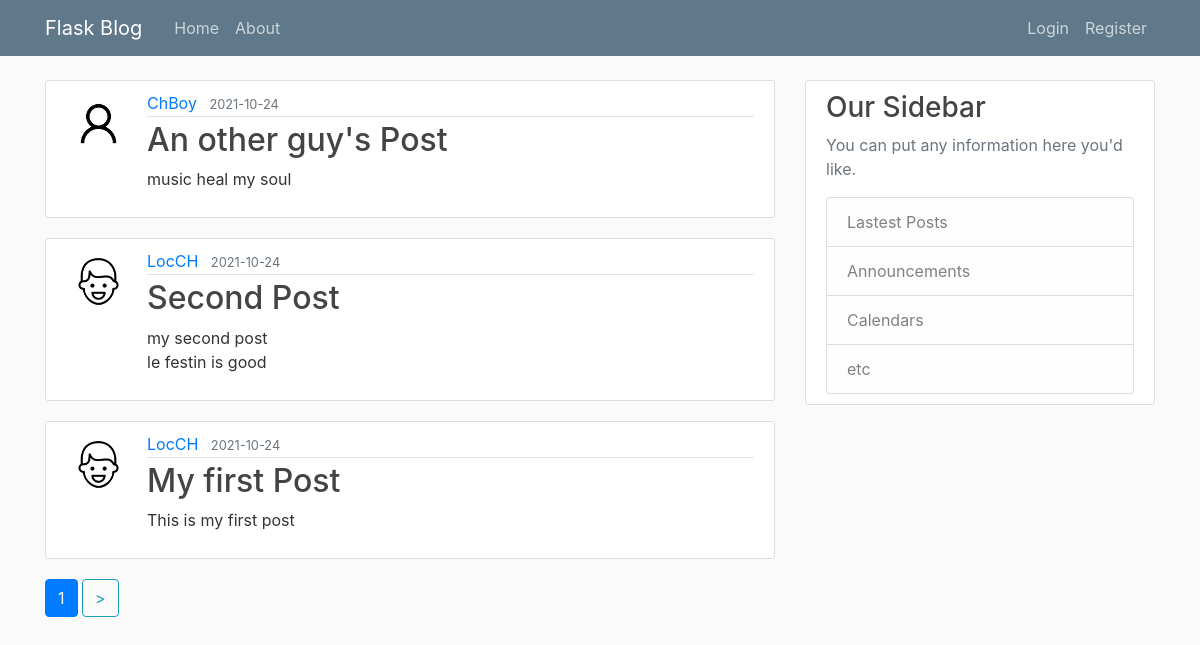
Page /home on the earlier database version.
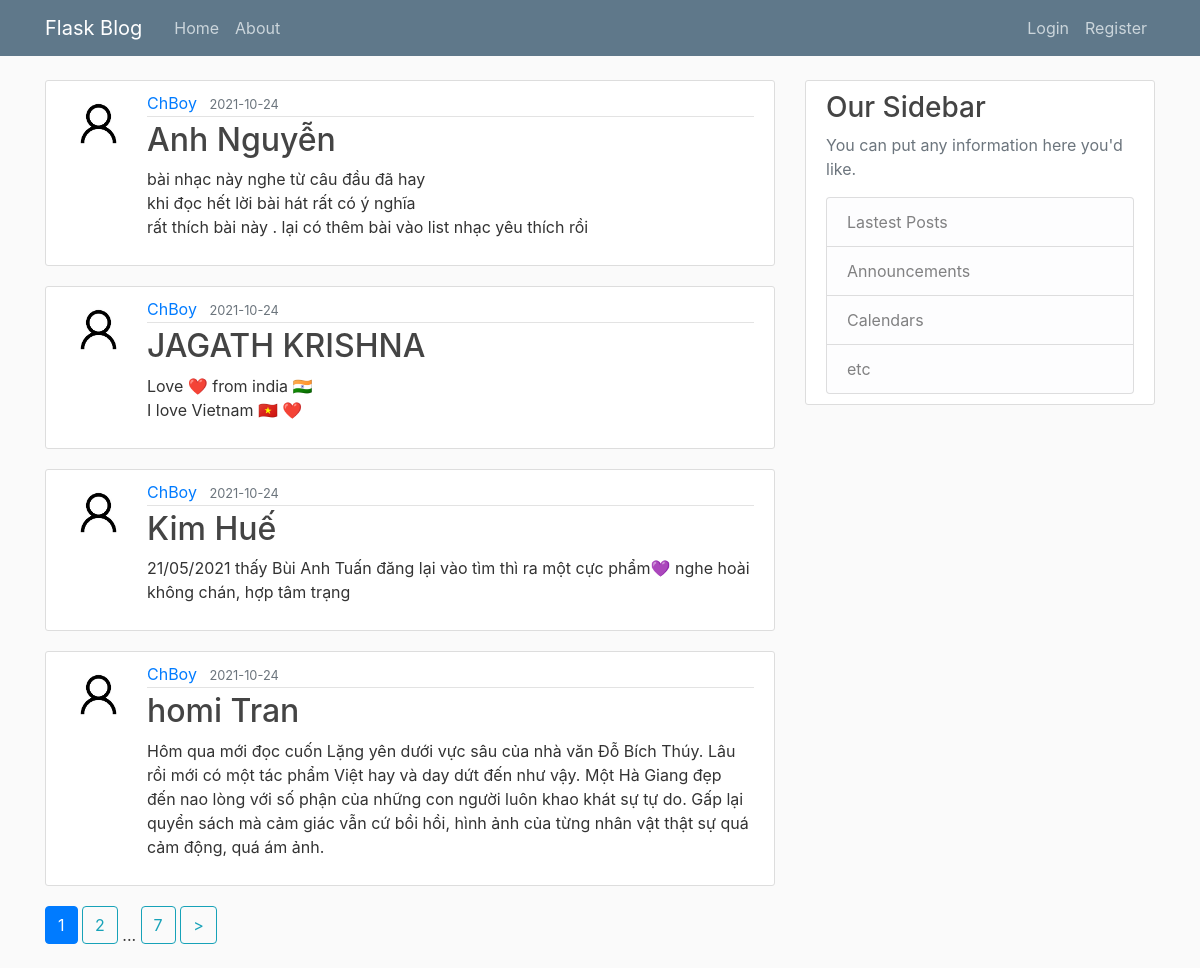
Same page on the later database version.
### flaskblog/models.py (models this page shows, shortened)
class Post(db.Model):
    id = db.Column(db.Integer,primary_key = True)
    title = db.Column(db.String(100),nullable = False)
    date_posted = db.Column(db.DateTime,nullable = False,default = datetime.utcnow)
    content = db.Column(db.Text,nullable = False)
    user_id = db.Column(db.Integer,db.ForeignKey('user.id'),nullable = False) # reference to the 'user' table

class User(db.Model,UserMixin):
    id = db.Column(db.Integer,primary_key = True)
    username = db.Column(db.String(20),unique = True,nullable = False)
    email = db.Column(db.String(120),unique = True,nullable = False)
    image_file = db.Column(db.String(20),nullable = False,default = 'default.jpg')
    password = db.Column(db.String(60),nullable = True)
    posts = db.relationship('Post',backref ='author',lazy = True)

### flaskblog/routes.py (the view)
@app.route("/")
@app.route("/home")
@swag_from('./docs/homePage.yml')
def home():
    page = request.args.get('page',1,type = int) # find in path  page query, default value = 1
    posts = Post.query.order_by(Post.date_posted.desc()).paginate(page = page,per_page = 4) # paginate each page 4 posts
    return render_template('home.html', posts = posts),200

### flaskblog/templates/home.html (shortened to what this page needs)
{% extends 'layout.html'%}
{% block content %}
{% for post in posts.items %}
    <article class='media content-section'>
        <img class = 'rounded-circle article-img' src = "{{url_for('static',filename='profile_pics/' + post.author.image_file)}}">
        <div class='media-body'>
            <div class='article-metadata'>
                <a class='mr-2' href = "{{ url_for('user_post',username = post.author.username) }}">{{ post.author.username }}</a>
                <small class='text-muted'>{{ post.date_posted.strftime('%Y-%m-%d') }}</small>
            </div>
            <h2> <a class='article-title' href='/post/{{ post.id }}'>{{ post.title }}</a></h2>
            <p class = 'article-content'>{{ post.content }}</p>
        </div>
    </article>
{% endfor %}
{% for page_num in posts.iter_pages(left_edge =1, right_edge=1,left_current=1,right_current=2) %}
    {% if page_num %}
        {% if page_num == posts.page %}
            <a class = 'btn btn-primary mb-4' href = "{{ url_for('home',page = page_num) }}">{{page_num}}</a>
        {% else %}
            <a class = 'btn btn-outline-info mb-4' href = "{{ url_for('home',page = page_num) }}">{{page_num}}</a>
        {% endif %}
    {% else %}
      ...
    {% endif %}
{% endfor %}
    <a class = 'btn btn-outline-info mb-4' href = "{{ url_for('home',page = posts.page +1) }}"> > </a>
{% endblock content%}

### flaskblog/templates/layout.html (shortened to what this page needs)
<!DOCTYPE html>
<html>
    <head>
        <link rel="stylesheet" href="https://maxcdn.bootstrapcdn.com/bootstrap/4.0.0/css/bootstrap.min.css">
        <link rel="stylesheet" type="text/css" href="{{ url_for('static', filename='main.css') }}">
    </head>
    <body>
        <header class="site-header">
            <nav class="navbar navbar-expand-md navbar-dark bg-steel fixed-top">
                <div class="container">
                <a class="navbar-brand mr-4" href="/">Flask Blog</a>
                <div class="collapse navbar-collapse" id="navbarToggle">
                    <div class="navbar-nav mr-auto">
                    <a class="nav-item nav-link" href="/">Home</a>
                    <a class="nav-item nav-link" href="/about">About</a>
                    </div>
                    <div class="navbar-nav">
                    {% if current_user.is_authenticated %}
                        <a class = "nav-item nav-link" href = "/post/new">New Post</a>
                        <a class = "nav-item nav-link" href = "/account">Account</a>
                        <a class = "nav-item nav-link" href = "/logout">Logout</a>
                    {% else%}
                        <a class="nav-item nav-link" href="/login">Login</a>
                        <a class="nav-item nav-link" href="/register">Register</a>
                    {% endif %}
                    </div>
                </div>
                </div>
            </nav>
        </header>
        <main role='main' class='container'>
            <div class='row'>
                <div class='col-md-8'>
                    {% block content %}
                    {% endblock %}
                </div>
                <div class='col-md-4'>
                    <div class='content-section'>
                    <h3>Our Sidebar</h3>
                    <p class='text-muted'>You can put any information here you'd like.
                        <ul class='list-group'>
                            <li class='list-group-item list-group-item-light'>Lastest Posts</li>
                            <li class='list-group-item list-group-item-light'>Announcements</li>
                            <li class='list-group-item list-group-item-light'>Calendars</li>
                            <li class='list-group-item list-group-item-light'>etc</li>
                        </ul>
                </div>
            </div>
        </main>
    </body>
</html>

### flaskblog/static/main.css (style rules this page uses)
body { background: #fafafa; color: #333333; margin-top: 5rem; }
h1, h2, h3, h4, h5, h6 { color: #444444; }
.bg-steel { background-color: #5f788a; }
.site-header .navbar-nav .nav-link { color: #cbd5db; }
.content-section { background: #ffffff; padding: 10px 20px; border: 1px solid #dddddd; border-radius: 3px; margin-bottom: 20px; }
.article-title { color: #444444; }
.article-content { white-space: pre-line; }
.article-img { height: 65px; width: 65px; margin-right: 16px; }
.article-metadata { padding-bottom: 1px; margin-bottom: 4px; border-bottom: 1px solid #e3e3e3 }

Differences in the rows shown:
no longer on this page (row unchanged): Post: image_file (placeholder picture), author.username "ChBoy", date_posted "2021-10-24", title "An other guy's Post", content "music heal my soul"
no longer on this page (row unchanged): Post: image_file (picture), author.username "LocCH", date_posted "2021-10-24", title "Second Post", content "my second post le festin is good"
no longer on this page (row unchanged): Post: image_file (picture), author.username "LocCH", date_posted "2021-10-24", title "My first Post", content "This is my first post"
added Post: image_file (placeholder picture), author.username "ChBoy", date_posted "2021-10-24", title "Anh Nguyễn", content "bài nhạc này nghe từ câu đầu đã hay khi đọc hết lời bài hát rất có ý nghĩa rất thích bài này . lại có thêm bài vào list nhạc yêu thích rồi"
added Post: image_file (placeholder picture), author.username "ChBoy", date_posted "2021-10-24", title "JAGATH KRISHNA", content "Love ❤️ from india 🇮🇳 I love Vietnam 🇻🇳 ❤️"
added Post: image_file (placeholder picture), author.username "ChBoy", date_posted "2021-10-24", title "Kim Huế", content "21/05/2021 thấy Bùi Anh Tuấn đăng lại vào tìm thì ra một cực phẩm💜 nghe hoài không chán, hợp tâm trạng"
added Post: image_file (placeholder picture), author.username "ChBoy", date_posted "2021-10-24", title "homi Tran", content "Hôm qua mới đọc cuốn Lặng yên dưới vực sâu của nhà văn Đỗ Bích Thúy. Lâu rồi mới có một tác phẩm Việt hay và day dứt đến như vậy. Một Hà Giang đẹp đến nao lòng với số phận của những con người luôn khao khát sự tự do. Gấp lại quyển sách mà cảm giác vẫn cứ bồi hồi, hình ảnh của từng nhân vật thật sự quá cảm động, quá ám ảnh."
Other differences:
new list line: "2"
new list line: "7"
